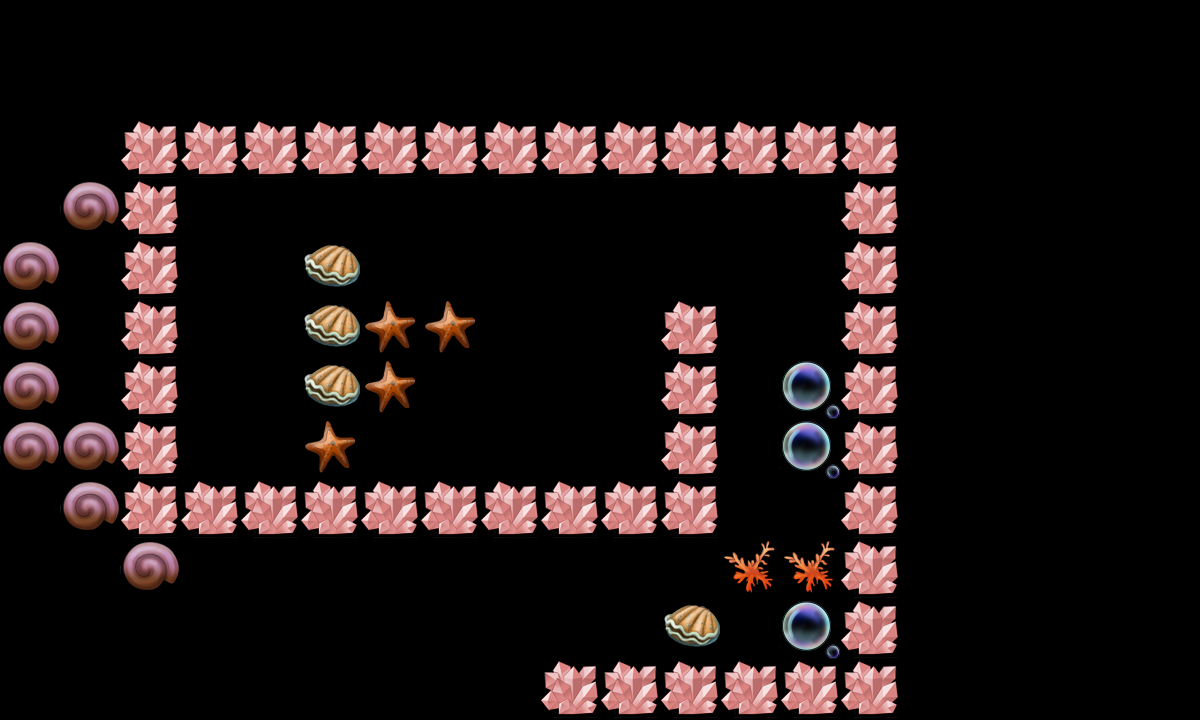

Below is a game level as drawn by its tile map, then a one-line description and the .tmx that defines it (tile-layer data replaced by summaries):
An orthogonal 20x12 tile map with 60x60 px tiles, 2 tile layers (canDes, cannotDes) and 22 objects (re3, re1, re2, tankpoint, re4, ...).

<map version="1.0" orientation="orthogonal" width="20" height="12" tilewidth="60" tileheight="60">
 <tileset firstgid="1" name="tmw_desert_spacing" tilewidth="60" tileheight="60">
  <image source="tmw_desert_spacing.png" width="480" height="300" />
  <tile id="30">
   <properties>
    <property name="canDes" value="1" />
   </properties>
  </tile>
 </tileset>
 <layer name="canDes" width="20" height="12">
  <data>[240 cells, 21 non-empty, 5 distinct tile ids]</data>
 </layer>
 <layer name="cannotDes" width="20" height="12">
  <data>[240 cells, 45 non-empty, 1 distinct tile ids]</data>
 </layer>
 <objectgroup name="spawnPoints" width="20" height="12">
  <object name="re3" x="361" y="187" width="60" height="60" />
  <object name="re1" x="568" y="355" width="60" height="60" />
  <object name="re2" x="423" y="363" width="60" height="60" />
  <object name="tankpoint" x="541" y="597" width="60" height="60" />
  <object name="re4" x="429" y="243" width="60" height="60" />
  <object name="re5" x="576" y="194" width="60" height="60" />
  <object name="re6" x="694" y="240" width="60" height="57" />
 </objectgroup>
 <objectgroup name="roadPoints" width="20" height="12" visible="0">
  <object name="p3" x="600" y="360" width="60" height="60" />
  <object name="p4" x="600" y="540" width="60" height="60" />
  <object name="p1" x="240" y="120" width="60" height="60" />
  <object name="p2" x="240" y="362" width="60" height="60" />
 </objectgroup>
 <objectgroup name="bossPoint" width="20" height="12" visible="0">
  <object name="boss1" x="240" y="60" width="60" height="60" />
 </objectgroup>
 <objectgroup name="buildingPoint" width="20" height="12" visible="0">
  <object name="building1" x="960" y="120" width="60" height="60" />
 </objectgroup>
 <objectgroup name="endPoint" width="20" height="12">
  <object name="endpoint" x="515" y="272" width="60" height="60" />
 </objectgroup>
 <objectgroup name="morePoint" width="20" height="12">
  <object name="morepoint" x="211" y="373" width="60" height="60" />
 </objectgroup>
 <objectgroup name="minePoint" width="20" height="12">
  <object name="mine1" x="780" y="183" width="60" height="60" />
  <object name="mine2" x="777" y="479" width="60" height="60" />
  <object name="mine3" x="221" y="203" width="60" height="60" />
  <object name="mine4" x="480" y="420" width="60" height="60" />
  <object name="mine5" x="596" y="417" width="60" height="60" />
  <object name="mine6" x="660" y="540" width="60" height="60" />
  <object name="mine7" x="360" y="600" width="60" height="60" />
 </objectgroup>
</map>
